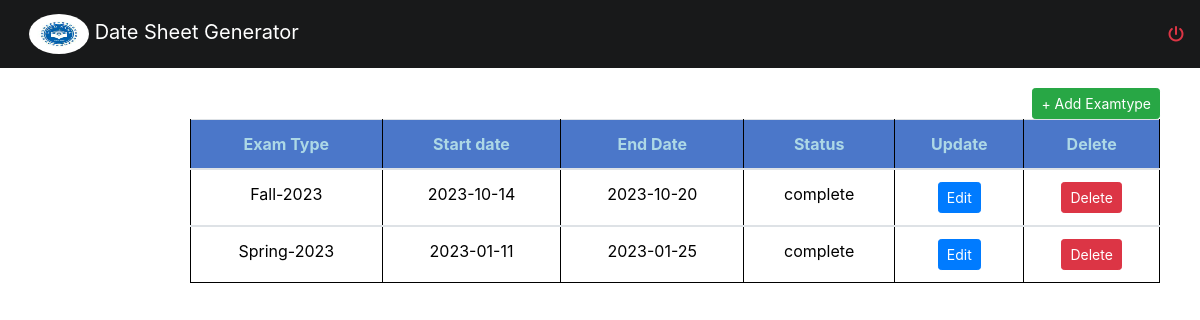
Screenshot of /admin/viewexamtype.php with the database file from the repository.
### tables this page shows
CREATE TABLE `exam_type` (
  `type_id` varchar(50) NOT NULL,
  `start_date` date NOT NULL,
  `end_date` date NOT NULL,
  `status` varchar(50) NOT NULL
);

### admin/viewexamtype.php (the view, shortened to what this page needs)
<?php
require_once "../header.php";
?>
<div class="main" >
<div class="container-fluid" >
<div class="container" >
      <div  >
<a href="addexamtype.php" class="btn btn-sm btn-success" role="button" style="float:right;margin-top:20px;">+ Add Examtype</a>
	<div>
          <table class="table" id="table">
					 <thead>
							<tr>
							<th>Exam Type</th>
							<th>Start date</th>
							 <th>End Date</th>
							<th>Status</th>
							<th>Update</th>
							<th>Delete</th>
							 </tr>
					</thead>
					<tbody>
<?php
             $busSql = "Select * from exam_type";
             $resultBusSql = mysqli_query($link, $busSql);
    while($row = mysqli_fetch_assoc($resultBusSql)){
		       $id=$row['type_id'];
	           $start_date= $row['start_date'];
			   $end_date=$row['end_date'];
		        $status=$row['status'];
   ?>
                                 <tr>
							        <td><?Php echo $id;?></td>
							       <td><?Php echo $start_date;?></td>
								    <td><?Php echo $end_date;?></td>
							        <td><?Php echo $status;?></td>
				                   <td>
				<a href="addexamtype.php?id=<?php echo $id;?>" class="btn btn-sm btn-primary" role="button">Edit</a>
				                   </td>
				                    <td>
				<a href="viewexamtype.php?id=<?php echo $id;?>" class="btn btn-sm btn-danger" role="button">Delete</a>
				                   </td>
		                           </tr>
					</tbody>
	<?php
	}
	?>
	</div>
	</div>
	</div>
</body>
</html>

### style.css (style rules this page uses)
body { margin:0px; padding:0px; color:black; }
.main { margin-left: 150px; padding: 0px 10px; }
#table th { background-color:#4b77c9; color:lightblue; text-align:center; }
#table td { background-color:white; text-align:center; color:black; }
#table { background-color:#334d4d; border-radius: 10px; padding-top: 10px; padding-bottom: 10px; color: lightblue; }
.container { color: lightblue; }
.container table { color: lightblue; }
.table2, th, td { border: 1px solid black; }

### rows the page displays
exam_type: type_id "Fall-2023", start_date "2023-10-14", end_date "2023-10-20", status "complete"
exam_type: type_id "Spring-2023", start_date "2023-01-11", end_date "2023-01-25", status "complete"
